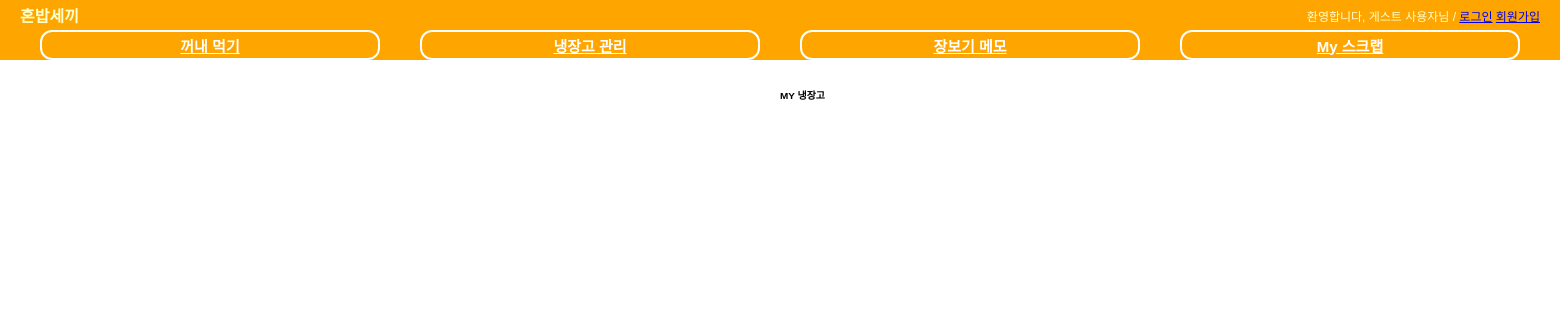
The app's page /fridge/recommedation/, older data.
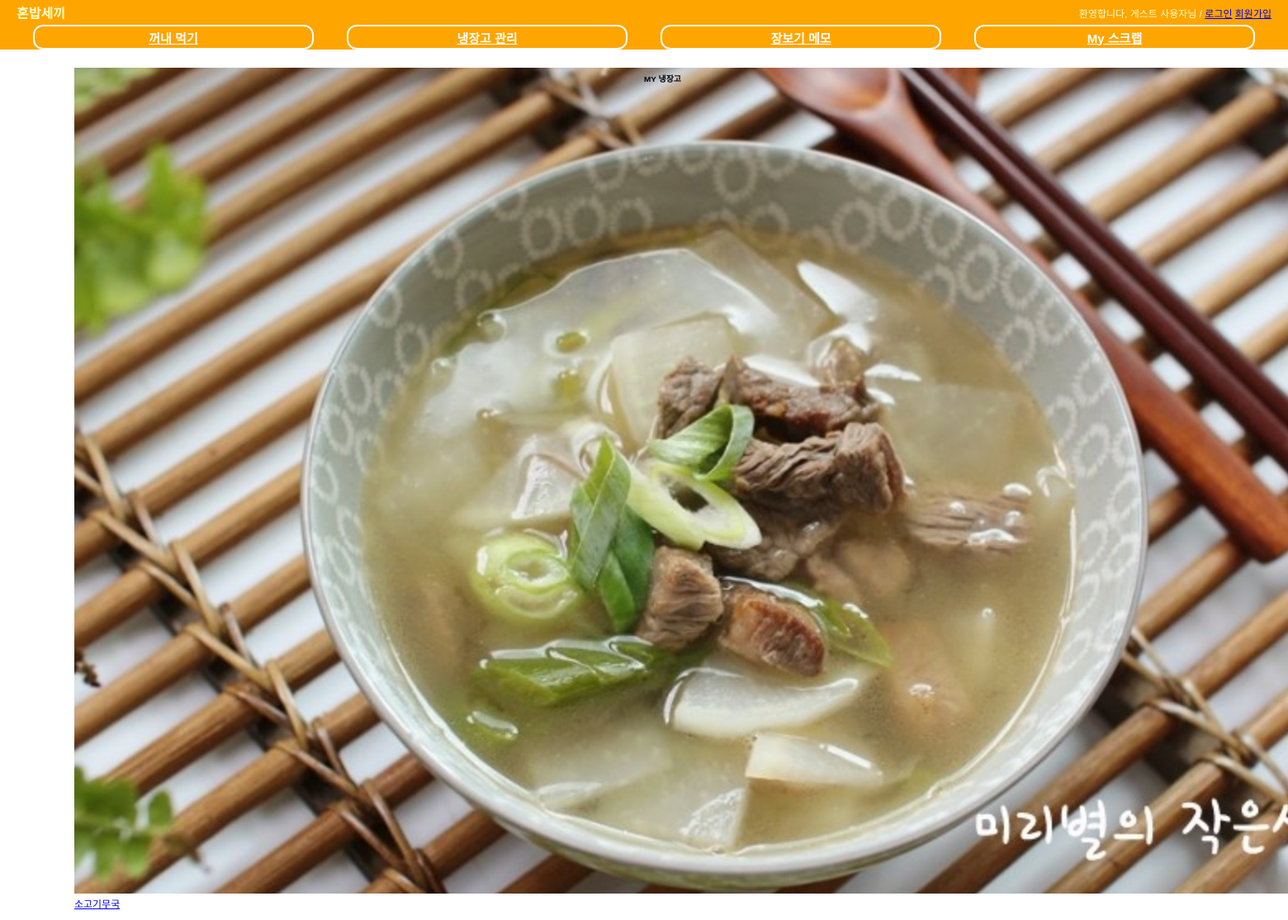
The same page, newer data.
### fridge/models.py (models this page shows, shortened)
class Menu(models.Model):
    menu_name = models.CharField(max_length=50)
    menu_image = models.ImageField(verbose_name='menu_image', upload_to='images/menu', blank=True)
    menu_thumbnail = ImageSpecField(source='menu_image', processors=[ResizeToFill(100, 50)],
                                    format='JPEG',
                                    options={'quality': 60})
    main_ingredients = JSONField(verbose_name='main_ingredients', default=dict)
    sub_ingredients = JSONField(verbose_name='sub_ingredients', default=dict)
    class Meta:
        verbose_name = 'Cooking Menu'
        ordering = ['menu_name']

### fridge/views.py (the view)
class RecommendationList(View):
    def get(self, request):
        template_name = 'fridge/recom_list.html'
        owner = request.user
        recommendation_list = Recommendation.get_recommendation(owner)
        return render(request, template_name, {'recom_list' : recommendation_list})

### fridge/fields.py (called while the page is built)
    def to_python(self, value):
        if self.blank and not value:
            return None
        if isinstance(value, six.string_types):
            try:
                return json.loads(value)
            except Exception as e:
                raise ValidationError(str(e))
        else:
            return value

        def from_db_value(self, value, expression, connection):
            return self.to_python(value)

### fridge/models.py (called while the page is built, shortened)
    @staticmethod
    def get_recommendation(owner):
        recommendation_list = []
        all_menu = Menu.objects.filter()
        for i in all_menu:
            recommendation_list.append(i)
        return recommendation_list

### fridge/templates/fridge/recom_list.html (shortened to what this page needs)
{% extends "base.html" %}
{% load staticfiles %}
{% block extrastyle %}{% static "fridge/recom_list.css" %}{% endblock %}
{% block content %}
<div id="content">
    <div id="recipe_recom">
        <ul>
            {% for recom in recom_list %}
                <div>
                    {% if recom.menu_thumbnail %}
                        <img src="{{ recom.menu_thumbnail.url }}" />
                    {% endif %}
                    <li><a href ="{% url 'fridge:menu_detail' pk=recom.pk %}">{{ recom.menu_name }}</a></li>
                </div>
            {% endfor %}
        </ul>
    </div>
    <div id="my_fridge">
        <h5>MY 냉장고</h5>
    </div>
</div>
{% endblock %}

Row changes from the older to the newer data that the page shows:
added Menu: menu_thumbnail (picture), menu_name "소고기무국"
